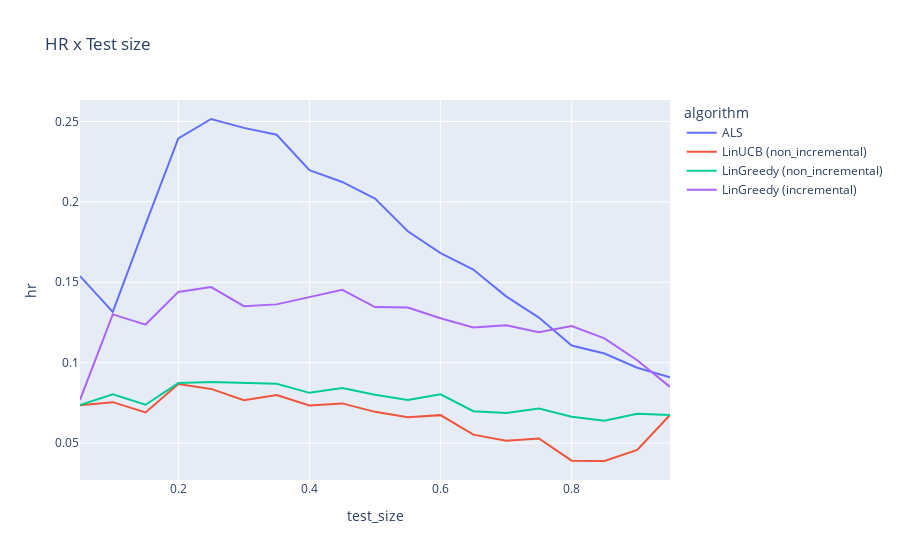

Notebook source saved alongside this figure:
### Code cell
fig = px.line(df_results_filtered, x="test_size", y="hr", color='algorithm', title='HR x Test size')
fig.show()
fig.write_html('results/hr_x_test_size.html')

### Figure 1 — Plotly figure (JSON) as saved in the notebook; plotly's stock layout.template omitted (floating-point values rounded to 4 significant figures)
{"data": [{"hovertemplate": "algorithm=ALS<br>test_size=%{x}<br>hr=%{y}<extra></extra>", "legendgroup": "ALS", "line": {"color": "#636efa", "dash": "solid"}, "marker": {"symbol": "circle"}, "mode": "lines", "name": "ALS", "orientation": "v", "showlegend": true, "type": "scatter", "x": [0.05, 0.1, 0.15, 0.2, 0.25, 0.3, 0.35, 0.4, 0.45, 0.5, 0.55, 0.6, 0.65, 0.7, 0.75, 0.8, 0.85, 0.9, 0.95], "xaxis": "x", "y": [0.1538, 0.1316, 0.186, 0.2394, 0.2515, 0.246, 0.2418, 0.2198, 0.2124, 0.2021, 0.1817, 0.1681, 0.1579, 0.1412, 0.1281, 0.1107, 0.1057, 0.09684, 0.09088], "yaxis": "y"}, {"hovertemplate": "algorithm=LinUCB (non_incremental)<br>test_size=%{x}<br>hr=%{y}<extra></extra>", "legendgroup": "LinUCB (non_incremental)", "line": {"color": "#EF553B", "dash": "solid"}, "marker": {"symbol": "circle"}, "mode": "lines", "name": "LinUCB (non_incremental)", "orientation": "v", "showlegend": true, "type": "scatter", "x": [0.05, 0.1, 0.15, 0.2, 0.25, 0.3, 0.35, 0.4, 0.45, 0.5, 0.55, 0.6, 0.65, 0.7, 0.75, 0.8, 0.85, 0.9, 0.95], "xaxis": "x", "y": [0.07358, 0.07544, 0.06903, 0.08666, 0.08369, 0.07669, 0.07985, 0.07335, 0.07467, 0.0694, 0.0661, 0.06737, 0.05522, 0.05144, 0.05282, 0.03905, 0.03884, 0.04572, 0.06746], "yaxis": "y"}, {"hovertemplate": "algorithm=LinGreedy (non_incremental)<br>test_size=%{x}<br>hr=%{y}<extra></extra>", "legendgroup": "LinGreedy (non_incremental)", "line": {"color": "#00cc96", "dash": "solid"}, "marker": {"symbol": "circle"}, "mode": "lines", "name": "LinGreedy (non_incremental)", "orientation": "v", "showlegend": true, "type": "scatter", "x": [0.05, 0.1, 0.15, 0.2, 0.25, 0.3, 0.35, 0.4, 0.45, 0.5, 0.55, 0.6, 0.65, 0.7, 0.75, 0.8, 0.85, 0.9, 0.95], "xaxis": "x", "y": [0.07358, 0.08026, 0.07383, 0.08728, 0.08794, 0.08732, 0.08682, 0.08123, 0.08419, 0.07998, 0.07676, 0.08032, 0.06978, 0.06864, 0.07146, 0.0664, 0.06381, 0.06816, 0.06746], "yaxis": "y"}, {"hovertemplate": "algorithm=LinGreedy (incremental)<br>test_size=%{x}<br>hr=%{y}<extra></extra>", "legendgroup": "LinGreedy (incremental)", "line": {"color": "#ab63fa", "dash": "solid"}, "marker": {"symbol": "circle"}, "mode": "lines", "name": "LinGreedy (incremental)", "orientation": "v", "showlegend": true, "type": "scatter", "x": [0.05, 0.1, 0.15, 0.2, 0.25, 0.3, 0.35, 0.4, 0.45, 0.5, 0.55, 0.6, 0.65, 0.7, 0.75, 0.8, 0.85, 0.9, 0.95], "xaxis": "x", "y": [0.07692, 0.13, 0.1237, 0.144, 0.147, 0.1352, 0.1362, 0.1407, 0.1453, 0.1346, 0.1343, 0.1277, 0.1218, 0.1233, 0.1189, 0.1227, 0.1151, 0.1015, 0.08493], "yaxis": "y"}], "layout": {"legend": {"title": {"text": "algorithm"}, "tracegroupgap": 0}, "title": {"text": "HR x Test size"}, "xaxis": {"anchor": "y", "domain": [0, 1], "title": {"text": "test_size"}}, "yaxis": {"anchor": "x", "domain": [0, 1], "title": {"text": "hr"}}}}
